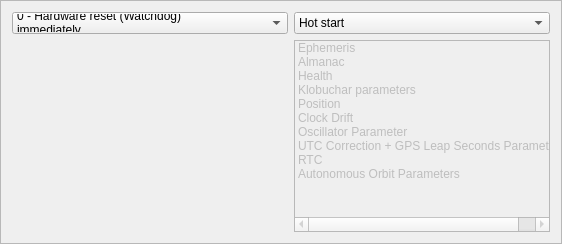
                <widget class="QFrame" name="frameRST">
                 <property name="frameShape">
                  <enum>QFrame::StyledPanel</enum>
                 </property>
                 <property name="frameShadow">
                  <enum>QFrame::Raised</enum>
                 </property>
                 <layout class="QGridLayout" name="gridLayout_14" rowstretch="0,1" columnstretch="1,2">
                  <item row="0" column="0">
                   <widget class="QComboBox" name="comboRSTMode">
                    <item>
                     <property name="text">
                      <string>0 - Hardware reset (Watchdog)
immediately</string>
                     </property>
                    </item>
                    <item>
                     <property name="text">
                      <string>1 - Controlled Software reset</string>
                     </property>
                    </item>
                    <item>
                     <property name="text">
                      <string>2 - Controlled Software reset (GNSS
only)</string>
                     </property>
                    </item>
                    <item>
                     <property name="text">
                      <string>4 - Hardware reset (Watchdog) after
shutdown</string>
                     </property>
                    </item>
                    <item>
                     <property name="text">
                      <string>8 - Controlled GNSS stop</string>
                     </property>
                    </item>
                    <item>
                     <property name="text">
                      <string>9 - Controlled GNSS start</string>
                     </property>
                    </item>
                   </widget>
                  </item>
                  <item row="0" column="1">
                   <widget class="QComboBox" name="comboRSTBBR">
                    <item>
                     <property name="text">
                      <string>Hot start</string>
                     </property>
                    </item>
                    <item>
                     <property name="text">
                      <string>Warm start</string>
                     </property>
                    </item>
                    <item>
                     <property name="text">
                      <string>Cold start</string>
                     </property>
                    </item>
                    <item>
                     <property name="text">
                      <string>User Defined</string>
                     </property>
                    </item>
                   </widget>
                  </item>
                  <item row="1" column="1">
                   <widget class="QListWidget" name="listBBR">
                    <property name="enabled">
                     <bool>false</bool>
                    </property>
                    <property name="selectionMode">
                     <enum>QAbstractItemView::ExtendedSelection</enum>
                    </property>
                    <item>
                     <property name="text">
                      <string>Ephemeris</string>
                     </property>
                    </item>
                    <item>
                     <property name="text">
                      <string>Almanac</string>
                     </property>
                    </item>
                    <item>
                     <property name="text">
                      <string>Health</string>
                     </property>
                    </item>
                    <item>
                     <property name="text">
                      <string>Klobuchar parameters</string>
                     </property>
                    </item>
                    <item>
                     <property name="text">
                      <string>Position</string>
                     </property>
                    </item>
                    <item>
                     <property name="text">
                      <string>Clock Drift</string>
                     </property>
                    </item>
                    <item>
                     <property name="text">
                      <string>Oscillator Parameter</string>
                     </property>
                    </item>
                    <item>
                     <property name="text">
                      <string>UTC Correction + GPS Leap Seconds Parameters</string>
                     </property>
                    </item>
                    <item>
                     <property name="text">
                      <string>RTC</string>
                     </property>
                    </item>
                    <item>
                     <property name="text">
                      <string>Autonomous Orbit Parameters</string>
                     </property>
                    </item>
                   </widget>
                  </item>
                 </layout>
                </widget>
